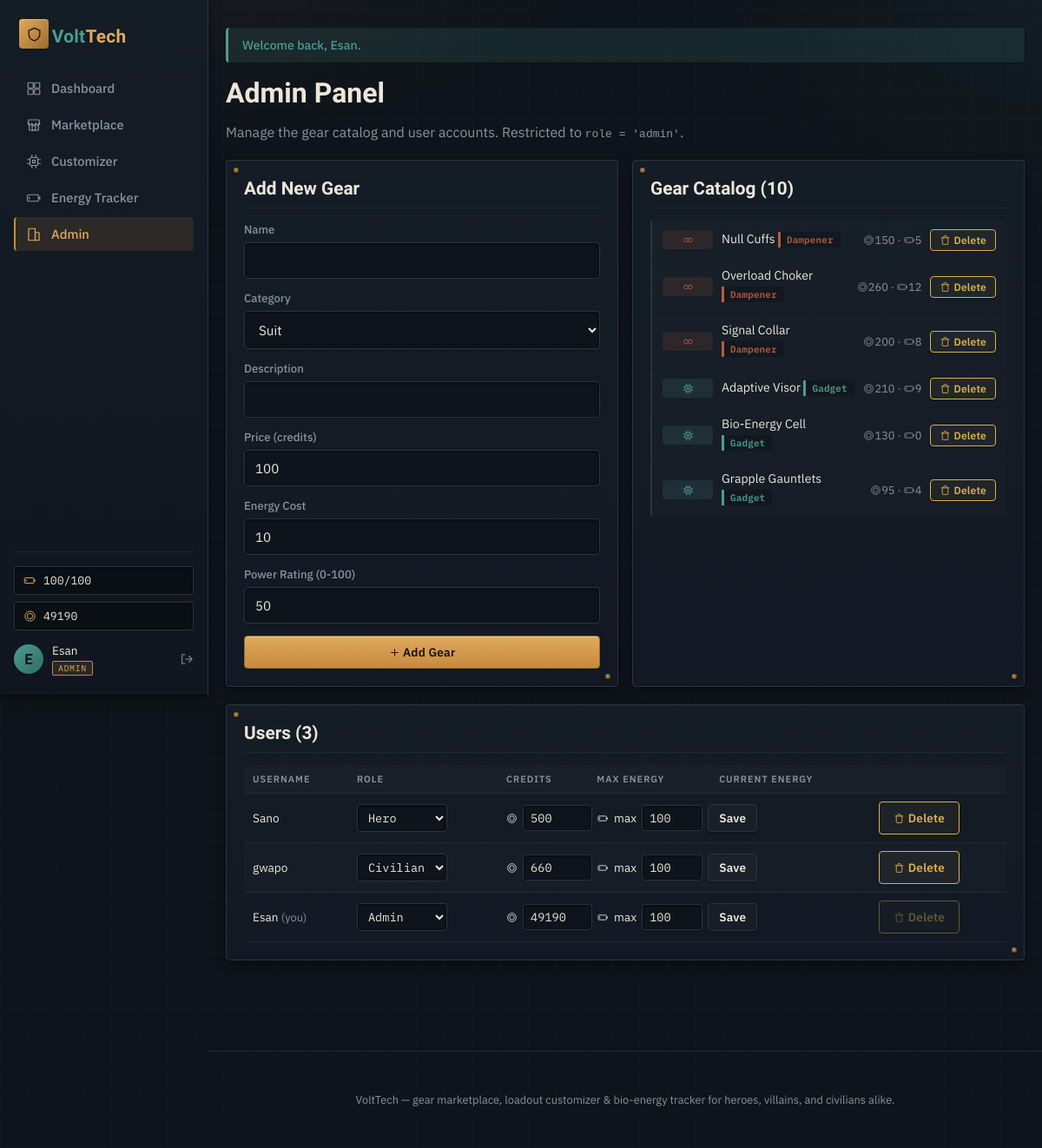
The page /admin.php (signed in) on the database its author committed.
### tables this page shows
CREATE TABLE users (
            id INTEGER PRIMARY KEY AUTOINCREMENT,
            username TEXT UNIQUE NOT NULL,
            password_hash TEXT NOT NULL,
            role TEXT NOT NULL DEFAULT 'hero',
            credits INTEGER NOT NULL DEFAULT 500,
            max_energy INTEGER NOT NULL DEFAULT 100,
            current_energy INTEGER NOT NULL DEFAULT 100,
            created_at TEXT NOT NULL DEFAULT CURRENT_TIMESTAMP
        , api_token TEXT);

CREATE TABLE gear (
            id INTEGER PRIMARY KEY AUTOINCREMENT,
            name TEXT NOT NULL,
            category TEXT NOT NULL,      -- suit | dampener | gadget
            description TEXT NOT NULL,
            price INTEGER NOT NULL,
            energy_cost INTEGER NOT NULL, -- energy drained per equip
            power_rating INTEGER NOT NULL, -- 1-100 flavor stat
            icon TEXT NOT NULL DEFAULT ''
        );

### admin.php (the view, shortened to what this page needs)
<?php
require_once __DIR__ . '/includes/auth.php';
$user = requireAdmin();
$db = getDB();
$gearList = $db->query("SELECT * FROM gear ORDER BY category, name")->fetchAll();
$userList = $db->query("SELECT * FROM users ORDER BY created_at")->fetchAll();
require __DIR__ . '/includes/header.php';
?>
<div class="page-head">
    <h1>Admin Panel</h1>
    <p class="muted">Manage the gear catalog and user accounts. Restricted to <code>role = 'admin'</code>.</p>
</div>
<div class="two-col">
    <section class="panel">
        <h2>Add New Gear</h2>
        <form method="post" class="stack">
            <label>Name<input type="text" name="name" required maxlength="60"></label>
            <label>Category
                <select name="category">
                    <option value="suit">Suit</option>
                </select>
            </label>
            <label>Description<input type="text" name="description" required maxlength="200"></label>
            <label>Price (credits)<input type="number" name="price" min="0" required value="100"></label>
            <label>Energy Cost<input type="number" name="energy_cost" min="0" required value="10"></label>
            <label>Power Rating (0-100)<input type="number" name="power_rating" min="0" max="100" required value="50"></label>
            <button type="submit" class="btn btn-primary"><?= icon('icon-plus','icon icon-xs') ?> Add Gear</button>
        </form>
    </section>
    <section class="panel">
        <h2>Gear Catalog (<?= count($gearList) ?>)</h2>
        <ul class="log-list scroll">
            <?php foreach ($gearList as $g): ?>
            <li>
                <span class="mini-cat-icon card-icon-<?= h($g['category']) ?>"><?= icon(categoryIcon($g['category']), 'icon icon-xs') ?></span>
                <span style="flex:1"><?= h($g['name']) ?> <span class="tag tag-<?= h($g['category']) ?>"><?= h($g['category']) ?></span></span>
                <span class="muted small"><?= icon('icon-coin','icon icon-xs') ?><?= (int)$g['price'] ?> · <?= icon('icon-battery','icon icon-xs') ?><?= (int)$g['energy_cost'] ?></span>
                <form method="post" onsubmit="return confirm('Delete <?= h(addslashes($g['name'])) ?>? This removes it from every inventory too.');">
                    <button type="submit" class="btn btn-sell" style="padding:4px 10px;font-size:0.75rem;"><?= icon('icon-trash','icon icon-xs') ?> Delete</button>
                </form>
            </li>
            <?php endforeach; ?>
        </ul>
    </section>
</div>
<section class="panel" style="margin-top:20px;">
    <h2>Users (<?= count($userList) ?>)</h2>
    <div style="overflow-x:auto;">
    <table class="admin-table">
        <thead>
            <tr><th>Username</th><th>Role</th><th>Credits</th><th>Max Energy</th><th>Current Energy</th><th></th></tr>
        </thead>
        <tbody>
        <?php foreach ($userList as $u): ?>
            <tr>
                <td><?= h($u['username']) ?><?= (int)$u['id'] === (int)$user['id'] ? ' <span class="muted small">(you)</span>' : '' ?></td>
                <td>
                    <form method="post" class="inline-form">
                        <select name="role" onchange="this.form.submit()">
                            <?php foreach (['hero','villain','civilian','admin'] as $r): ?>
                                <option value="<?= $r ?>" <?= $u['role'] === $r ? 'selected' : '' ?>><?= ucfirst($r) ?></option>
                            <?php endforeach; ?>
                        </select>
                    </form>
                </td>
                <td colspan="3">
                    <form method="post" class="inline-form">
                        <?= icon('icon-coin','icon icon-xs') ?><input type="number" name="credits" value="<?= (int)$u['credits'] ?>" min="0" style="width:80px">
                        <?= icon('icon-battery','icon icon-xs') ?>max<input type="number" name="max_energy" value="<?= (int)$u['max_energy'] ?>" min="1" style="width:70px">
                        <button type="submit" class="btn btn-secondary" style="margin:0;padding:6px 12px;">Save</button>
                    </form>
                </td>
                <td>
                    <form method="post" onsubmit="return confirm('Delete user <?= h(addslashes($u['username'])) ?> and all their data?');">
                        <button type="submit" class="btn btn-sell" <?= (int)$u['id'] === (int)$user['id'] ? 'disabled' : '' ?>><?= icon('icon-trash','icon icon-xs') ?> Delete</button>
                    </form>
                </td>
            </tr>
        <?php endforeach; ?>
        </tbody>
    </table>
    </div>
</section>
<?php require __DIR__ . '/includes/footer.php'; ?>

### includes/header.php (shortened to what this page needs)
<?php
$user = $user ?? currentUser();
$currentPage = basename($_SERVER['PHP_SELF']);
$navItems = [
    'index.php'        => ['label' => 'Dashboard',      'icon' => 'icon-grid'],
    'marketplace.php'   => ['label' => 'Marketplace',    'icon' => 'icon-store'],
    'customizer.php'    => ['label' => 'Customizer',     'icon' => 'icon-cpu'],
    'tracker.php'       => ['label' => 'Energy Tracker', 'icon' => 'icon-battery'],
];
?>
<!DOCTYPE html>
<html lang="en">
<head>
<link rel="stylesheet" href="css/style.css">
</head>
<body>
<div class="app-shell">
    <?php if ($user): ?>
    <aside class="sidebar">
        <a href="index.php" class="brand">
            <span class="brand-mark"><?= icon('icon-shield', 'icon') ?></span>
            <span class="brand-word">Volt<b>Tech</b></span>
        </a>
        <nav class="side-nav">
            <?php foreach ($navItems as $href => $item): ?>
            <a href="<?= $href ?>" class="<?= $currentPage === $href ? 'active' : '' ?>">
                <?= icon($item['icon'], 'icon') ?><span><?= $item['label'] ?></span>
            </a>
            <?php endforeach; ?>
            <?php if ($user['role'] === 'admin'): ?>
            <a href="admin.php" class="<?= $currentPage === 'admin.php' ? 'active' : '' ?>">
                <?= icon('icon-building', 'icon') ?><span>Admin</span>
            </a>
            <?php endif; ?>
        </nav>
        <div class="side-foot">
            <div class="side-stats">
                <div class="side-stat" title="Bio-Energy">
                    <?= icon('icon-battery', 'icon icon-sm') ?>
                    <span><?= (int)$user['current_energy'] ?>/<?= (int)$user['max_energy'] ?></span>
                </div>
                <div class="side-stat" title="Credits">
                    <?= icon('icon-coin', 'icon icon-sm') ?>
                    <span><?= (int)$user['credits'] ?></span>
                </div>
            </div>
            <div class="side-account">
                <div class="avatar"><?= h(strtoupper(substr($user['username'], 0, 1))) ?></div>
                <div class="side-account-text">
                    <span class="username"><?= h($user['username']) ?></span>
                    <span class="role-tag role-<?= h($user['role']) ?>"><?= h(ucfirst($user['role'])) ?></span>
                </div>
                <a href="logout.php" class="logout-link" title="Log out"><?= icon('icon-logout', 'icon icon-sm') ?></a>
            </div>
        </div>
    </aside>
    <?php endif; ?>
    <div class="main-column">
        <main class="page">
        <?php foreach (getFlashes() as $f): ?>
            <div class="flash flash-<?= h($f['type']) ?>"><?= h($f['msg']) ?></div>
        <?php endforeach; ?>

### includes/auth.php (shortened to what this page needs)
<?php
function currentUser(): ?array {
    $db = getDB();
    $stmt = $db->prepare("SELECT * FROM users WHERE id = ?");
    $stmt->execute([$_SESSION['user_id']]);
    $user = $stmt->fetch();
    return $user ?: null;
}
function requireLogin(): array {
    $user = currentUser();
    return $user;
}
function requireAdmin(): array {
    $user = requireLogin();
    return $user;
}
function getFlashes(): array {
    $flashes = $_SESSION['flash'] ?? [];
    return $flashes;
}
function h(string $s): string {
    return htmlspecialchars($s, ENT_QUOTES, 'UTF-8');
}
function categoryIcon(string $category): string {
    return match ($category) {
        'suit'     => 'icon-shield',
        'dampener' => 'icon-link',
        'gadget'   => 'icon-cpu',
        default    => 'icon-cpu',
    };
}
function icon(string $name, string $class = 'icon'): string {
    return '<svg class="' . h($class) . '" aria-hidden="true"><use href="#' . h($name) . '"/></svg>';
}

### includes/footer.php (shortened to what this page needs)
</main>
    <footer class="footer">
        <p>VoltTech — gear marketplace, loadout customizer &amp; bio-energy tracker for heroes, villains, and civilians alike.</p>
    </footer>
    </div>
</div>
</body>
</html>

### rows shown on the page
users: current_energy "100", max_energy "100", credits "49190", username "E", username "Esan", role "ADMIN", shows "(you)", role "Admin"
gear: name "Null Cuffs", category "Dampener", price "150", energy_cost "5"
gear: name "Overload Choker", category "Dampener", price "260", energy_cost "12"
gear: name "Signal Collar", category "Dampener", price "200", energy_cost "8"
gear: name "Adaptive Visor", category "Gadget", price "210", energy_cost "9"
gear: name "Bio-Energy Cell", category "Gadget", price "130", energy_cost "0"
gear: name "Grapple Gauntlets", category "Gadget", price "95", energy_cost "4"
users: username "Sano", role "Hero", credits "500", max_energy "100"
users: username "gwapo", role "Civilian", credits "660", max_energy "100"

### other values the page prints
$item['label'] "Dashboard"
$item['label'] "Marketplace"
$item['label'] "Customizer"
$item['label'] "Energy Tracker"
$f['msg'] "Welcome back, Esan."
count($gearList) "10"
count($userList) "3"
